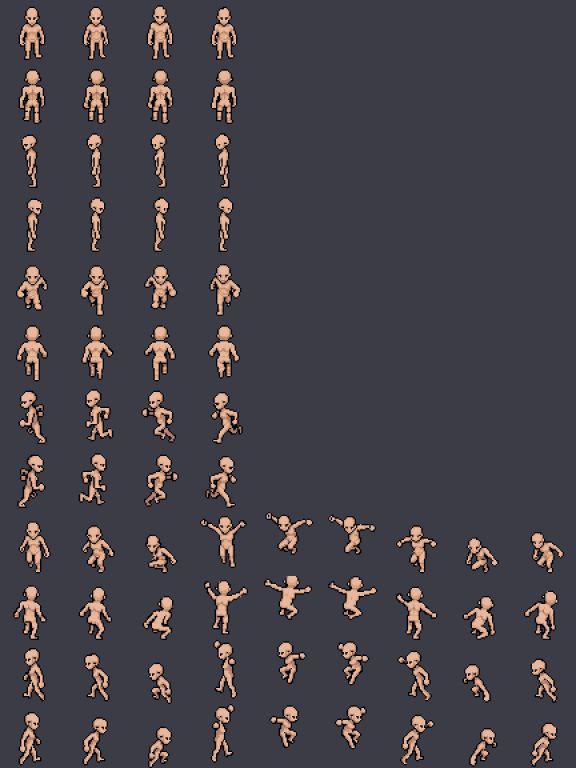
#> input picture art/gear_src/body_plain_4x.png, 1728 x 2304 px, given in place of coins_0.png, which was not available (shown at 1/3 size)
$ python coin_icons.py
#> lines starting #> are read from the running program, lines starting #| are printed output that depends on the picture; pictures that were not available may be replaced by others from this repository, and a replacement may not be noted
### tools/new_gear.py
"""Turns a 4-direction gear drawing into a finished, wearable item in one go.

    python3 tools/new_gear.py iron_helm "Iron Helm" helmet --defense 4 --value 70

Slots and the body pieces they dress (see art/gear_src/body_parts.png):
    helmet -> head      chest -> chest      legs -> legs

Before running it, draw art/gear_src/<id>_4dir.png: 192x48, four 48x48 frames in the order
down (front), up (back), left, right, each drawn over the standing frame of that facing in
art/player_new.png. Optionally also draw art/gear_src/<id>_icon.png (32x32).

It then:
  1. dresses every walk / run / jump frame with it, piece by piece using the body-part map, and
     saves just the repainted pixels as a layer: art/worn_<id>.png (the game draws it over the
     body, so a helm, a chestplate and greaves can all be worn at once). A preview of every frame:
     art/gear_src/<id>_4dir_preview.png
  2. puts the icon in art/items.png and art/items_small.png. A NEW item gets one made from the
     front view (or <id>_icon.png); an EXISTING item keeps its icon unless <id>_icon.png exists,
  3. writes items/<id>.tres. If the item already exists only its worn art is updated; its name,
     stats and price are left alone (the options below are for new items).
Restart Godot (or use a launcher) afterwards so it imports the new pictures.
"""
import argparse
import os
import re
import sys
from PIL import Image

sys.path.insert(0, os.path.dirname(os.path.abspath(__file__)))
import gen_body_sheet   # noqa: E402

SLOTS = ["helmet", "chest", "legs"]
PIECES = {"helmet": ("head",), "chest": ("chest",), "legs": ("legs",)}


# [8 lines left out: function icon_from_front, not called in this run]


def put_icon(icon, frame):
    """Writes the icon into frame `frame` of the icon sheets (appending if it's a new frame)."""
    for path, size in (("art/items.png", 32), ("art/items_small.png", 8)):
        sheet = Image.open(path).convert("RGBA")
        n = sheet.width // size
        if frame >= n:
            grown = Image.new("RGBA", ((frame + 1) * size, size))
            grown.alpha_composite(sheet, (0, 0))
            sheet = grown
        small = icon if size == 32 else icon.resize((8, 8), Image.NEAREST)
        sheet.paste(Image.new("RGBA", (size, size)), (frame * size, 0))
        sheet.alpha_composite(small, (frame * size, 0))
        sheet.save(path)


# [65 lines left out: functions existing_icon_frame, main, update_item, not called in this run]


# [2 lines that do not run on import are left out]

### tools/coin_icons.py
"""Turns Rex's coin piles (art/coin_src/coins_0.png .. coins_9.png, 64x64, smallest pile first)
into the coin icons: frames 0-9 of art/items.png / art/items_small.png (one per step of
items/coins.tres stack_thresholds: 1, 2, 3, 4, 5, 25, 100, 250, 1000, 10000 coins).

    python3 tools/coin_icons.py

Each picture is halved to 32x32 by averaging each 2x2 block and snapping the result back to the
nearest colour of the picture's own palette, so it stays crisp and adds no new colours.
"""
import os
import sys
from PIL import Image

sys.path.insert(0, os.path.dirname(os.path.abspath(__file__)))
from new_gear import put_icon   # noqa: E402


def shrink(im):
    pal = sorted({p[:3] for p in im.get_flattened_data() if p[3] > 0}) if hasattr(im, "get_flattened_data") else sorted({p[:3] for p in im.getdata() if p[3] > 0})
    small = im.resize((im.width // 2, im.height // 2), Image.BOX)
    px = small.load()
    for y in range(small.height):
        for x in range(small.width):
            r, g, b, a = px[x, y]
            if a < 110:
                px[x, y] = (0, 0, 0, 0)
                continue
            best = min(pal, key=lambda c: (c[0] - r) ** 2 + (c[1] - g) ** 2 + (c[2] - b) ** 2)
            px[x, y] = best + (255,)
    return small


def main():
    for i in range(10):
        im = Image.open("art/coin_src/coins_%d.png" % i).convert("RGBA")
#> im is the input picture: PIL image 1728x2304 RGBA; mean R, G, B, A 69.5, 65.7, 72.6, 255
        put_icon(shrink(im) if im.width > 32 else im, i)
#> in shrink, `pal = sorted({p[:3] for p in im.get_flattened_data() if p[3] > 0}) if ..`: pal = 31 items, first 6: (0, 0, 2), (0, 0, 3), (0, 1, 6), (1, 0, 2), (1, 0, 3), (1, 0, 4)
#> in shrink, `small = im.resize((im.width // 2, im.height // 2), Image.BOX)`:
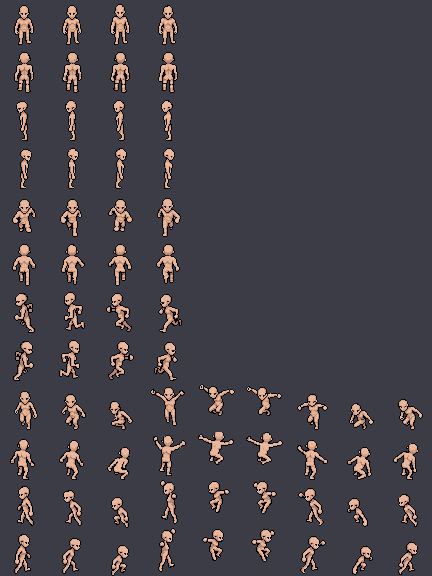
#> small: PIL image 864x1152 RGBA (shown at 1/2 size); mean R, G, B, A 69.5, 65.7, 72.6, 255
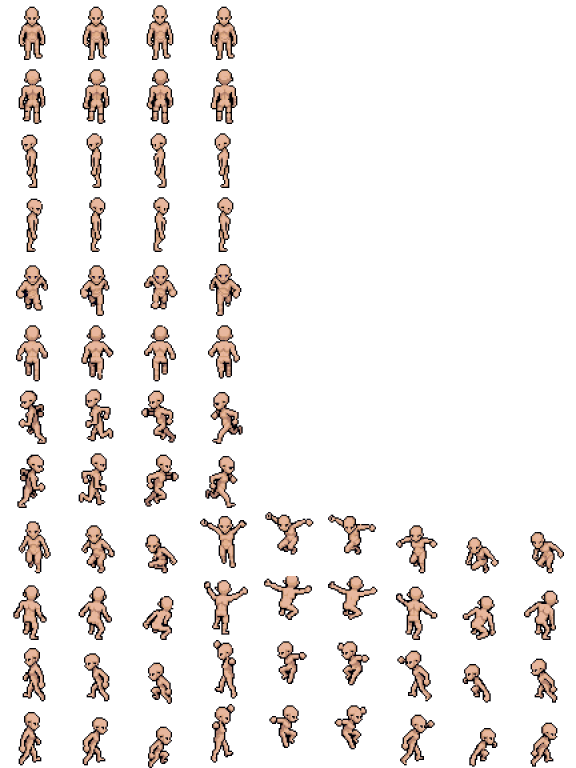
#> input picture art/gear_src/body_plain_4x_transparent.png, 1728 x 2304 px, given in place of items.png, which was not available (shown at 1/3 size)
#> in put_icon, sheet is the input picture: PIL image 1728x2304 RGBA; mean R, G, B, A 16.5, 12.7, 10.8, 29.9
#> in put_icon, `sheet.alpha_composite(small, (frame * size, 0))`:
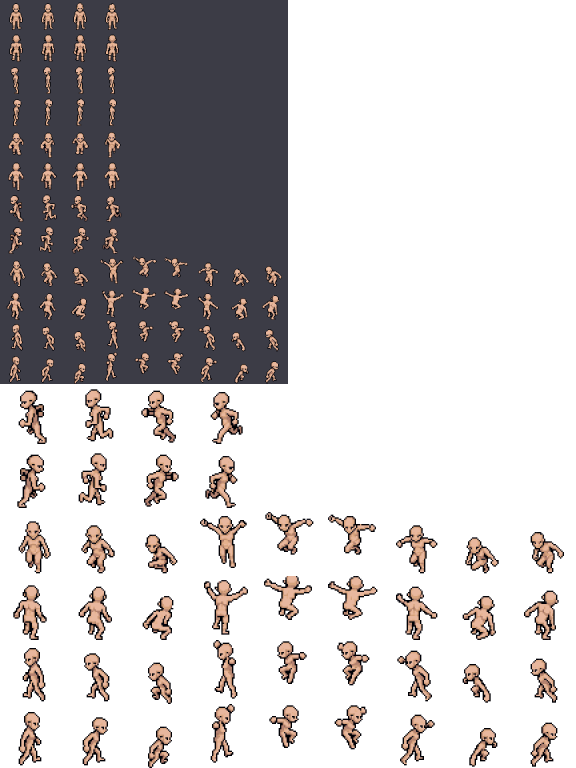
#> sheet: PIL image 1728x2304 RGBA (shown at 1/3 size); mean R, G, B, A 27.8, 24.5, 25, 82.9; transparent parts drawn white
    print("wrote coin icons 0-9")


if __name__ == "__main__":
#> (the run stopped early here; a loop or call above may not have finished)
